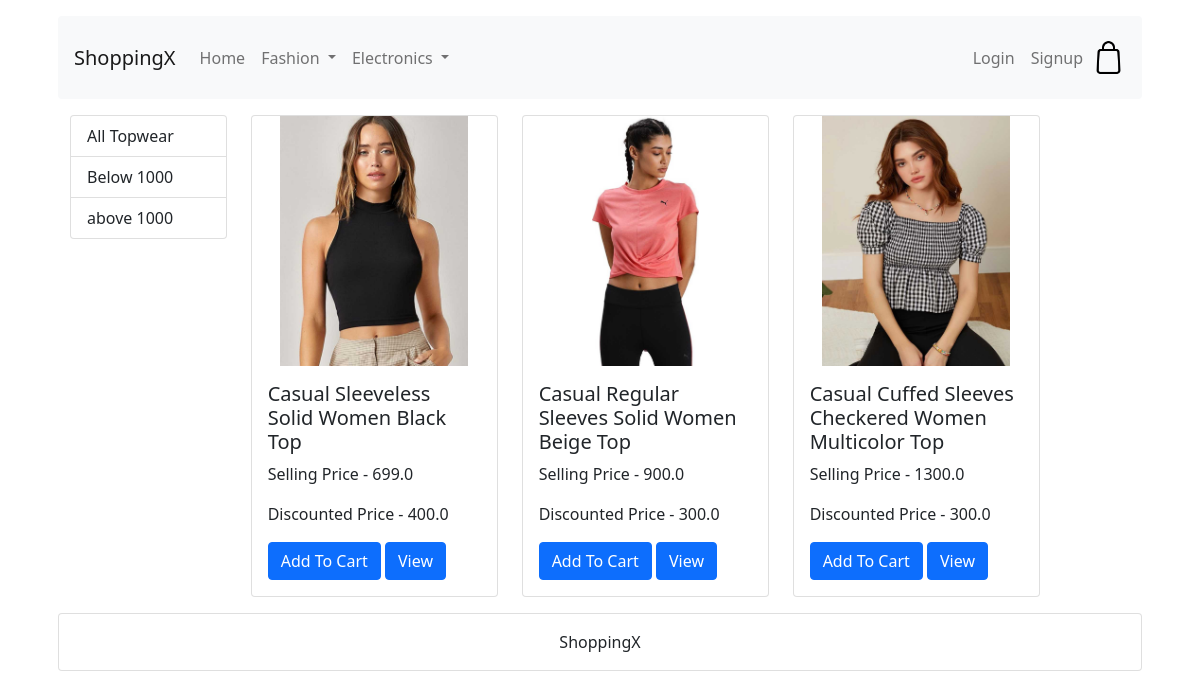
Screenshot of /topwear with the database file from the repository.
### ShoppingApp/models.py (models this page shows, shortened)
class Product(models.Model):
    title = models.CharField(max_length=100)
    selling_price = models.FloatField()
    discounted_price = models.FloatField()
    discription = models.TextField()
    brand = models.CharField(max_length=100)
    category = models.CharField(choices=CATEGORY_CHOICES, max_length=2)
    product_image = models.ImageField(upload_to='productimg')

### ShoppingApp/views.py (the view)
# urls.py: path('topwear', views.topwear, name='topwear'),
def topwear(request, data=None):
    if data == None:
        topwears = Product.objects.filter(category='TW')
    elif data == 'below':
        topwears = Product.objects.filter(
            category='TW').filter(selling_price__lt=1000)
    elif data == 'above':
        topwears = Product.objects.filter(
            category='TW').filter(selling_price__gt=1000)
    return render(request, 'topwear.html', {'topwears': topwears})

### ShoppingApp/templates/topwear.html (shortened to what this page needs)
{% extends 'base.html' %}
{% load static %}
{% block content %}
    <div class="container">
        <div class="row">
            <div class="col-2">
                <div class="list-group">
                    <a href="{% url 'topwear' %}" class="list-group-item list-group-item-action"
                       aria-current="true">All Topwear</a>
                    <a href="{% url 'topweardata' 'below' %}" class="list-group-item list-group-item-action"
                       aria-current="true">Below 1000</a>
                    <a href="{% url 'topweardata' 'above' %}" class="list-group-item list-group-item-action"
                       aria-current="true">above 1000</a>
                </div>
            </div>
            <div class="col-9">
                <div class="row">
                    {% for product in topwears %}
                        <div class="col-4">
                            <div class="card">
                                <img src="{{ product.product_image.url }}" class="card-img-top" alt="...">
                                <div class="card-body">
                                    <h5 class="card-title">{{ product.title }}</h5>
                                    <p class="card-text">Selling Price - {{ product.selling_price }}</p>
                                    <p class="card-text">Discounted Price - {{ product.discounted_price }}</p>
                                    <a href="#" class="btn btn-primary">Add To Cart</a>
                                    <a href="{% url 'product_details' product.id %}" class="btn btn-primary">View</a>
                                </div>
                            </div>
                        </div>
                    {% endfor %}
                </div>
            </div>
        </div>
    </div>
{% endblock %}

### static/css/index.css (style rules this page uses)
img { width: 100%; height: 250px; object-fit: contain; margin: 0 auto; }

### ShoppingApp/templates/base.html (style rules this page uses)
img { object-fit: contain; }

### rows the page displays
Product: product_image (picture), title "Casual Sleeveless Solid Women Black Top", selling_price "699.0", discounted_price "400.0"
Product: product_image (picture), title "Casual Regular Sleeves Solid Women Beige Top", selling_price "900.0", discounted_price "300.0"
Product: product_image (picture), title "Casual Cuffed Sleeves Checkered Women Multicolor Top", selling_price "1300.0", discounted_price "300.0"
